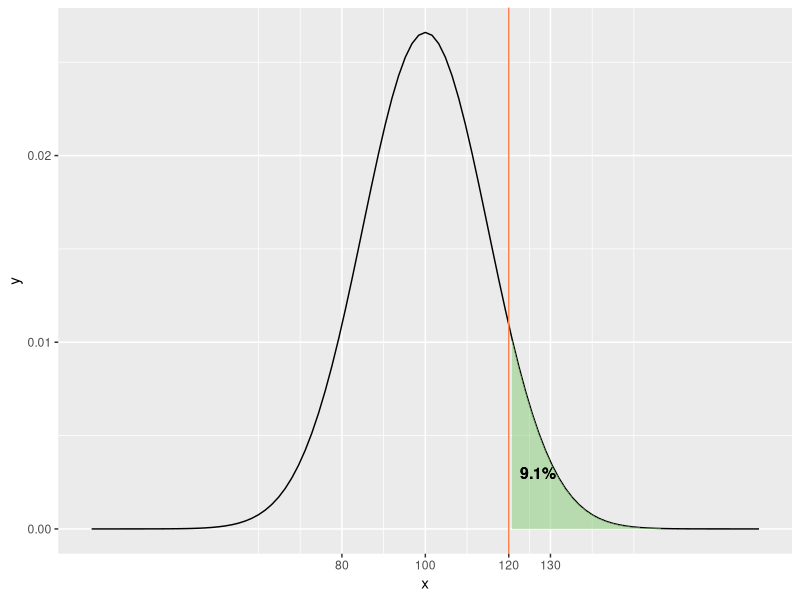
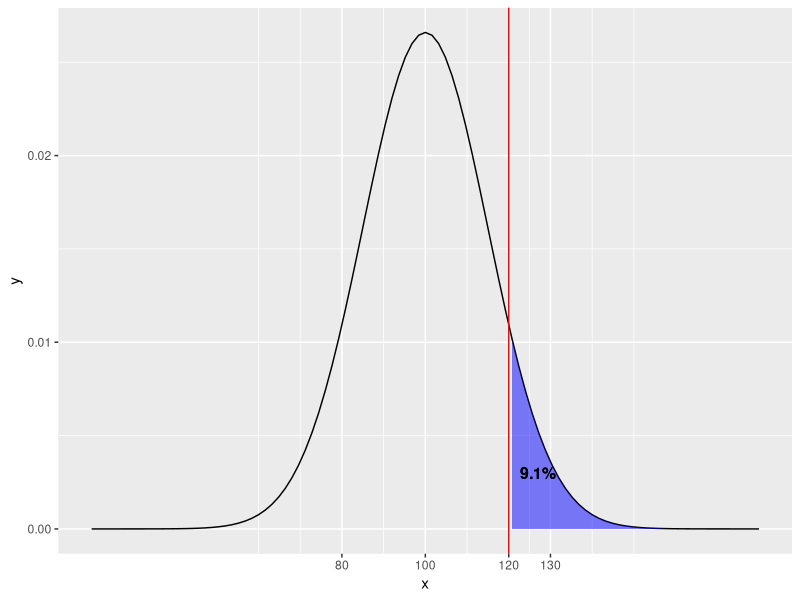
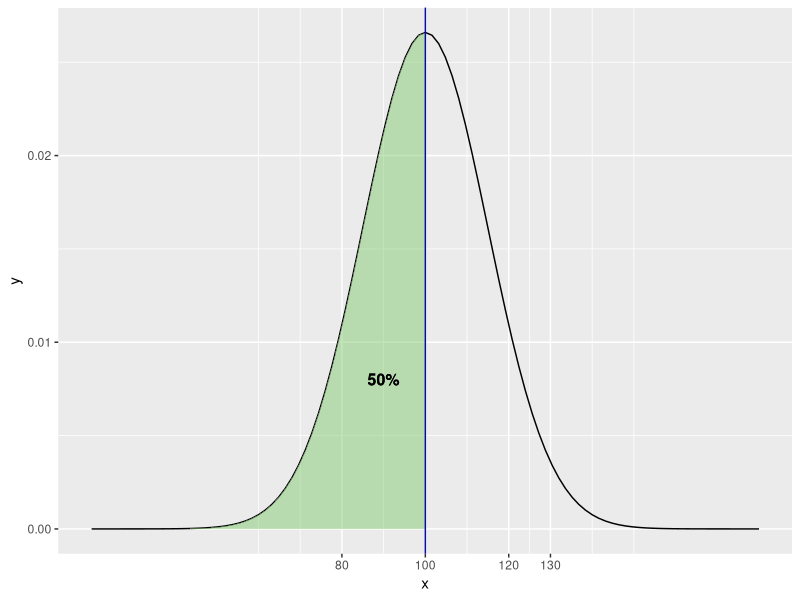
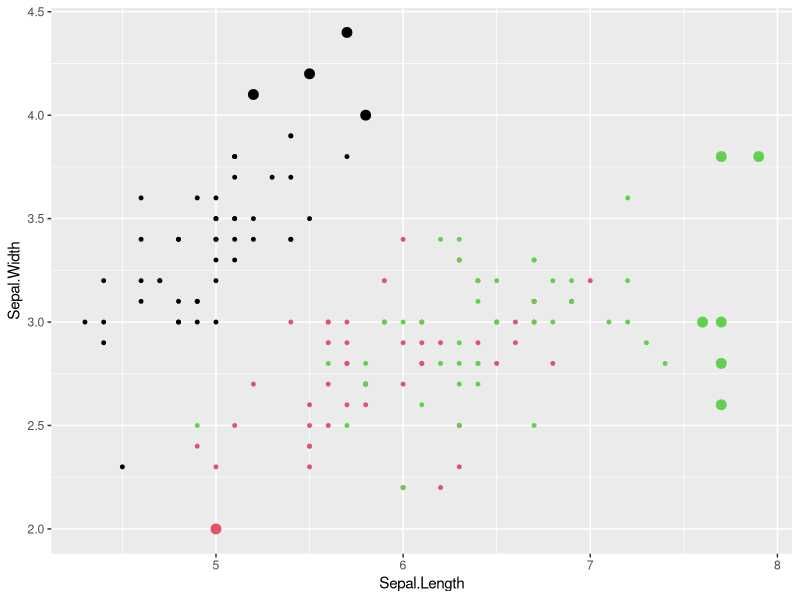
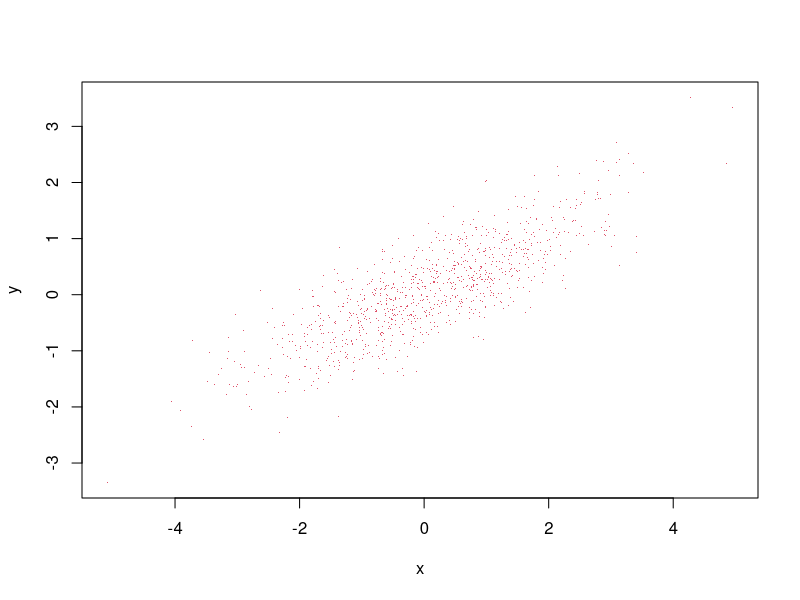
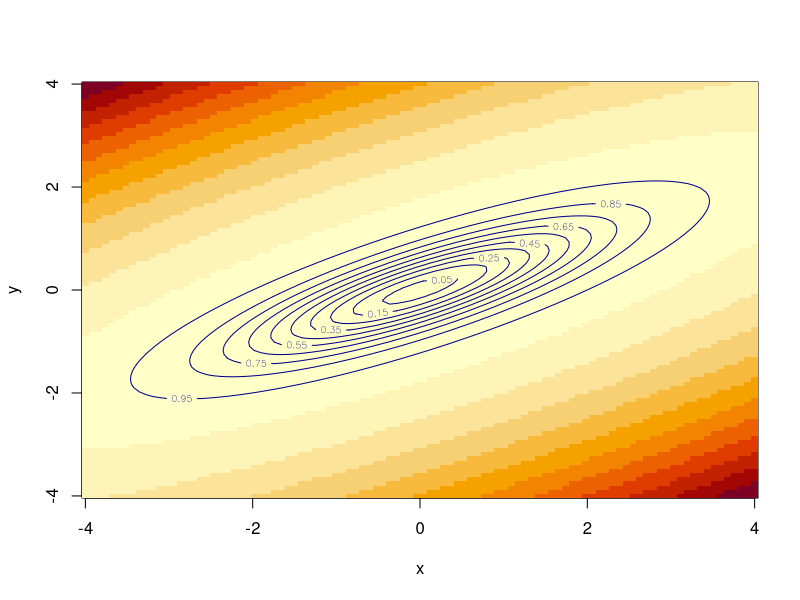
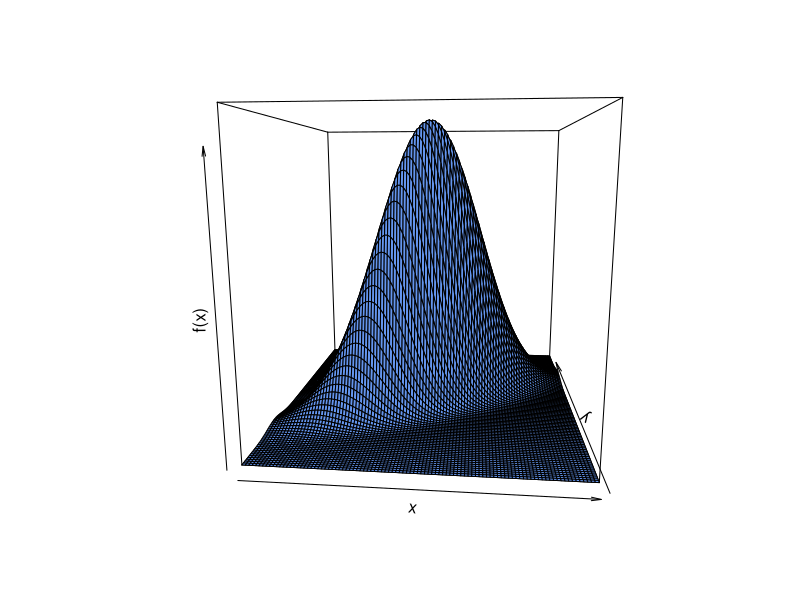

These charts were generated, in order, by the following R code:
## ---- chunk 1
knitr::opts_chunk$set(echo = TRUE)
## ---- chunk 2
Psup120 <- 1-pnorm(120,100,15) # mean=100, sd=15
Psup120
## ---- chunk 3
Pinf100 <- pnorm(100,100,15) 
Pinf100
## ---- chunk 4
# 1st solution
QI.Sup.120 <- function(x){
  ifelse(x>120, dnorm(x,mean=100,sd=15), NA) 
} 
# test
QI.Sup.120(140)
library(ggplot2)
x <- c(20,180)
ggplot(data.frame(x), aes(x)) + 
  stat_function(fun = dnorm, args = list(mean=100, sd=15)) + 
  stat_function(fun = QI.Sup.120, geom = "area", fill="#84CA72", alpha=0.5, mapping = NULL) + 
  geom_text(x=127, y=0.003, size=4, fontface="bold", 
            label = paste0(round(pnorm(120, mean=100, sd=15, lower.tail = FALSE),3) * 100, "%")) + 
  scale_x_continuous(breaks = c(80,100,120,130)) + 
  geom_vline(xintercept = 120, colour = "coral")

# 2nd solution
IQ_sup_120 <- function(x){
  ifelse(x >120,dnorm(x, mean=100, sd=15),NA)
}
library(ggplot2)
ggplot(data.frame(x=c(20,180)),aes(x)) +
  stat_function(fun=dnorm,args=list(mean=100,sd=15)) +
  stat_function(fun=IQ_sup_120,geom="area", fill="blue", alpha=0.5) + 
  geom_text(x=127, y=0.003, size=4, fontface="bold", 
            label = paste0(round(pnorm(120, mean=100, sd=15, lower.tail = FALSE),3) * 100, "%")) + 
  scale_x_continuous(breaks = c(80,100,120,130)) + 
  geom_vline(xintercept = 120, colour = "red")

## ---- chunk 5
# 1st solution
QI.Inf.100 <- function(x){
  ifelse(x<=100, dnorm(x,mean=100,sd=15), NA) 
} 

library(ggplot2)
x <- c(20,180)
ggplot(data.frame(x), aes(x)) + 
  stat_function(fun = dnorm, args = list(mean=100, sd=15)) + 
  stat_function(fun = QI.Inf.100, geom = "area", fill="#84CA72", alpha=0.5, mapping = NULL) + 
  geom_text(x=90, y=0.008, size=4, fontface="bold", 
            label = paste0(round(pnorm(100, mean=100, sd=15, lower.tail = FALSE),3) * 100, "%")) + 
  scale_x_continuous(breaks = c(80,100,120,130)) + 
  geom_vline(xintercept = 100, colour = "blue")
## ---- chunk 6
library(tibble)
library(dplyr)
library(tidyr)
data(iris)
dim(iris)
summary(iris$Species) # show the species of data iris and its number
# There are 3 species: setosa, versicolor and virginica. 
# The data set consists of 50 samples from each of three species
head(iris)
## ---- chunk 7
params <- as_tibble(iris) %>% 
          select(-"Species") %>% # delete Species from the dataset
          gather(factor_key = TRUE) %>% 
          group_by(key) %>% 
          summarise(mean= mean(value), sd = sd(value)) %>% 
          mutate(min = mean - 2*sd, max = mean + 2*sd)
params
# the flowers whose measured widths and lengths are exceptionally large or small
flower.outliers <- (apply(t((t(iris[,1:4]) < params$min) + (t(iris[,1:4]) > params$max)),1,sum)>0)  
ggplot(iris, aes(x=Sepal.Length, y=Sepal.Width)) +
      geom_point(colour=as.numeric(iris$Species), size= flower.outliers*2 + 1)
## ---- chunk 8
# par(mfrow=c(1,3)) # pour partager l'affichage en 2
sigma <- matrix(c(2,1,1,0.75),2,2) # la matrice de grand sigma (matrice de variance)
A <- chol(sigma)
# check the sigma matrix
t(A)%*%A
Y <- matrix(rnorm(2000),1000,2) %*% A # une matrice avec 1000 lignes et 2 colonnes 
# le grapghe de Y
plot(Y, xlab = "x", ylab = "y", pch = ".", col="2")
## ---- chunk 9
x <- seq(-4,4,length = 100)
y <- seq(-4,4,length = 100)
sigmainv <- solve(sigma) # inverse matrix of sigma
a <- sigmainv[1,1] # THE ELEMENT OF 1ST ROW AND 1ST COLUMN
b <- sigmainv[2,2]
c <- sigmainv[1,2]
z <- outer(x,y,function(x,y) (a*x^2 + b*y^2 + 2*c*x*y)) # the function of an ellipse
image(x,y,z)
p <- seq(0.05,0.95,by=0.1)
Q <- qchisq(p, df=2) 
contour(x,y,z,col = "blue4", levels = Q, labels = p, add=T)
persp(x,y,1/(2*pi)*det(sigmainv)^(-1/2)*exp(-0.5*z), col = "cornflowerblue", theta = 5, phi = 10, zlab = "f(x)")
